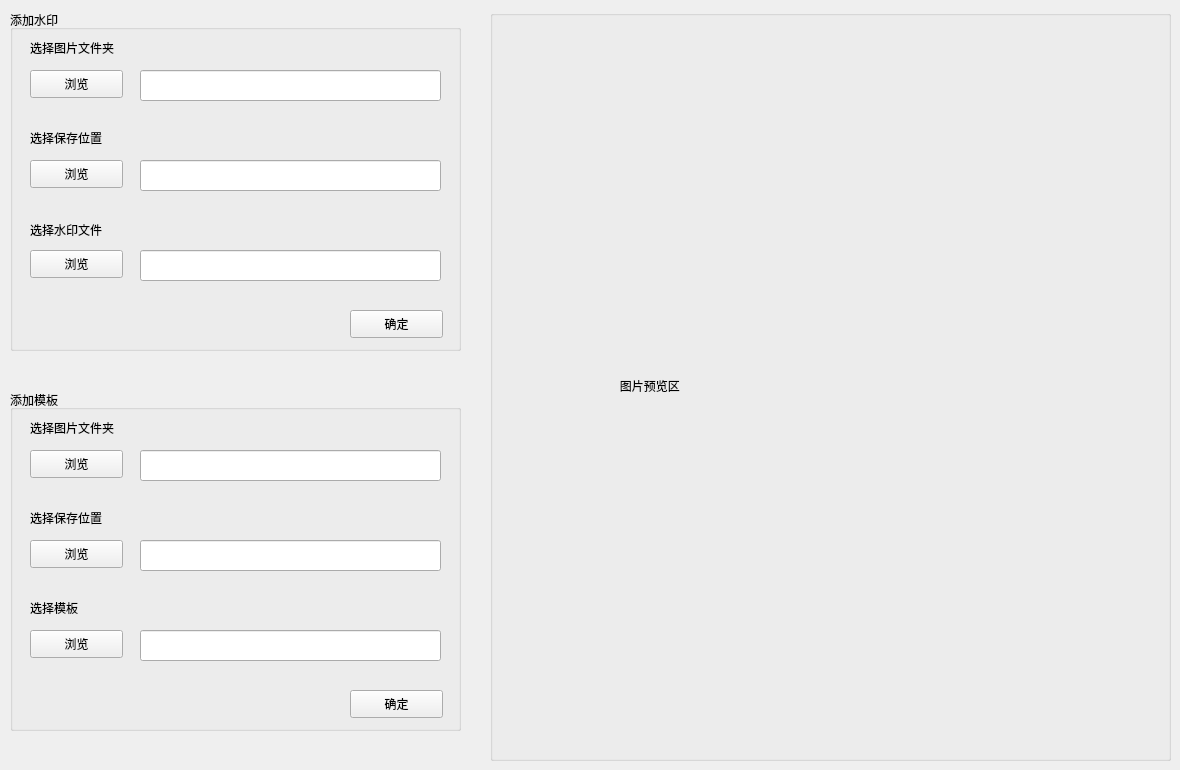
    <widget class="QWidget" name="tab_2">
     <attribute name="title">
      <string>图像处理③</string>
     </attribute>
     <widget class="QGroupBox" name="groupBox_3">
      <property name="geometry">
       <rect>
        <x>10</x>
        <y>390</y>
        <width>451</width>
        <height>341</height>
       </rect>
      </property>
      <property name="title">
       <string>添加模板</string>
      </property>
      <widget class="QLabel" name="label_27">
       <property name="geometry">
        <rect>
         <x>20</x>
         <y>30</y>
         <width>111</width>
         <height>16</height>
        </rect>
       </property>
       <property name="text">
        <string>选择图片文件夹</string>
       </property>
      </widget>
      <widget class="QPushButton" name="SelectFileBtn_8">
       <property name="geometry">
        <rect>
         <x>20</x>
         <y>60</y>
         <width>93</width>
         <height>28</height>
        </rect>
       </property>
       <property name="text">
        <string>浏览</string>
       </property>
      </widget>
      <widget class="QLineEdit" name="lineEdit_29">
       <property name="geometry">
        <rect>
         <x>130</x>
         <y>60</y>
         <width>301</width>
         <height>31</height>
        </rect>
       </property>
       <property name="cursor">
        <cursorShape>ArrowCursor</cursorShape>
       </property>
       <property name="focusPolicy">
        <enum>Qt::NoFocus</enum>
       </property>
      </widget>
      <widget class="QLabel" name="label_37">
       <property name="geometry">
        <rect>
         <x>20</x>
         <y>120</y>
         <width>91</width>
         <height>16</height>
        </rect>
       </property>
       <property name="text">
        <string>选择保存位置</string>
       </property>
      </widget>
      <widget class="QPushButton" name="SelectSaveAdressBtn_8">
       <property name="geometry">
        <rect>
         <x>20</x>
         <y>150</y>
         <width>93</width>
         <height>28</height>
        </rect>
       </property>
       <property name="text">
        <string>浏览</string>
       </property>
      </widget>
      <widget class="QLineEdit" name="lineEdit_32">
       <property name="geometry">
        <rect>
         <x>130</x>
         <y>150</y>
         <width>301</width>
         <height>31</height>
        </rect>
       </property>
       <property name="cursor">
        <cursorShape>ArrowCursor</cursorShape>
       </property>
       <property name="focusPolicy">
        <enum>Qt::NoFocus</enum>
       </property>
      </widget>
      <widget class="QPushButton" name="ConfirmBtn_11">
       <property name="geometry">
        <rect>
         <x>340</x>
         <y>300</y>
         <width>93</width>
         <height>28</height>
        </rect>
       </property>
       <property name="text">
        <string>确定</string>
       </property>
      </widget>
      <widget class="QLabel" name="label_35">
       <property name="geometry">
        <rect>
         <x>20</x>
         <y>210</y>
         <width>72</width>
         <height>15</height>
        </rect>
       </property>
       <property name="text">
        <string>选择模板</string>
       </property>
      </widget>
      <widget class="QPushButton" name="SelectTemp">
       <property name="geometry">
        <rect>
         <x>20</x>
         <y>240</y>
         <width>93</width>
         <height>28</height>
        </rect>
       </property>
       <property name="text">
        <string>浏览</string>
       </property>
      </widget>
      <widget class="QLineEdit" name="lineEdit_31">
       <property name="geometry">
        <rect>
         <x>130</x>
         <y>240</y>
         <width>301</width>
         <height>31</height>
        </rect>
       </property>
       <property name="cursor">
        <cursorShape>ArrowCursor</cursorShape>
       </property>
       <property name="focusPolicy">
        <enum>Qt::NoFocus</enum>
       </property>
      </widget>
     </widget>
     <widget class="QGroupBox" name="groupBox_16">
      <property name="geometry">
       <rect>
        <x>490</x>
        <y>10</y>
        <width>681</width>
        <height>751</height>
       </rect>
      </property>
      <property name="title">
       <string/>
      </property>
      <widget class="QLabel" name="label_19">
       <property name="geometry">
        <rect>
         <x>0</x>
         <y>0</y>
         <width>681</width>
         <height>751</height>
        </rect>
       </property>
       <property name="text">
        <string>                                       图片预览区</string>
       </property>
      </widget>
     </widget>
     <widget class="QGroupBox" name="groupBox_14">
      <property name="geometry">
       <rect>
        <x>10</x>
        <y>10</y>
        <width>451</width>
        <height>341</height>
       </rect>
      </property>
      <property name="title">
       <string>添加水印</string>
      </property>
      <widget class="QLabel" name="label_23">
       <property name="geometry">
        <rect>
         <x>20</x>
         <y>30</y>
         <width>111</width>
         <height>16</height>
        </rect>
       </property>
       <property name="text">
        <string>选择图片文件夹</string>
       </property>
      </widget>
      <widget class="QPushButton" name="SelectFileBtn_7">
       <property name="geometry">
        <rect>
         <x>20</x>
         <y>60</y>
         <width>93</width>
         <height>28</height>
        </rect>
       </property>
       <property name="text">
        <string>浏览</string>
       </property>
      </widget>
      <widget class="QLineEdit" name="lineEdit_19">
       <property name="geometry">
        <rect>
         <x>130</x>
         <y>60</y>
         <width>301</width>
         <height>31</height>
        </rect>
       </property>
       <property name="cursor">
        <cursorShape>ArrowCursor</cursorShape>
       </property>
       <property name="focusPolicy">
        <enum>Qt::NoFocus</enum>
       </property>
      </widget>
      <widget class="QPushButton" name="ConfirmBtn_6">
       <property name="geometry">
        <rect>
         <x>340</x>
         <y>300</y>
         <width>93</width>
         <height>28</height>
        </rect>
       </property>
       <property name="text">
        <string>确定</string>
       </property>
      </widget>
      <widget class="QLabel" name="label_36">
       <property name="geometry">
        <rect>
         <x>20</x>
         <y>120</y>
         <width>91</width>
         <height>16</height>
        </rect>
       </property>
       <property name="text">
        <string>选择保存位置</string>
       </property>
      </widget>
      <widget class="QPushButton" name="SelectSaveAdressBtn_7">
       <property name="geometry">
        <rect>
         <x>20</x>
         <y>150</y>
         <width>93</width>
         <height>28</height>
        </rect>
       </property>
       <property name="text">
        <string>浏览</string>
       </property>
      </widget>
      <widget class="QLineEdit" name="lineEdit_30">
       <property name="geometry">
        <rect>
         <x>130</x>
         <y>150</y>
         <width>301</width>
         <height>31</height>
        </rect>
       </property>
       <property name="cursor">
        <cursorShape>ArrowCursor</cursorShape>
       </property>
       <property name="focusPolicy">
        <enum>Qt::NoFocus</enum>
       </property>
      </widget>
      <widget class="QLabel" name="label_24">
       <property name="geometry">
        <rect>
         <x>20</x>
         <y>210</y>
         <width>101</width>
         <height>20</height>
        </rect>
       </property>
       <property name="text">
        <string>选择水印文件</string>
       </property>
      </widget>
      <widget class="QPushButton" name="SelectLogo">
       <property name="geometry">
        <rect>
         <x>20</x>
         <y>240</y>
         <width>93</width>
         <height>28</height>
        </rect>
       </property>
       <property name="text">
        <string>浏览</string>
       </property>
      </widget>
      <widget class="QLineEdit" name="lineEdit_20">
       <property name="geometry">
        <rect>
         <x>130</x>
         <y>240</y>
         <width>301</width>
         <height>31</height>
        </rect>
       </property>
       <property name="cursor">
        <cursorShape>ArrowCursor</cursorShape>
       </property>
       <property name="focusPolicy">
        <enum>Qt::NoFocus</enum>
       </property>
      </widget>
     </widget>
    </widget>
